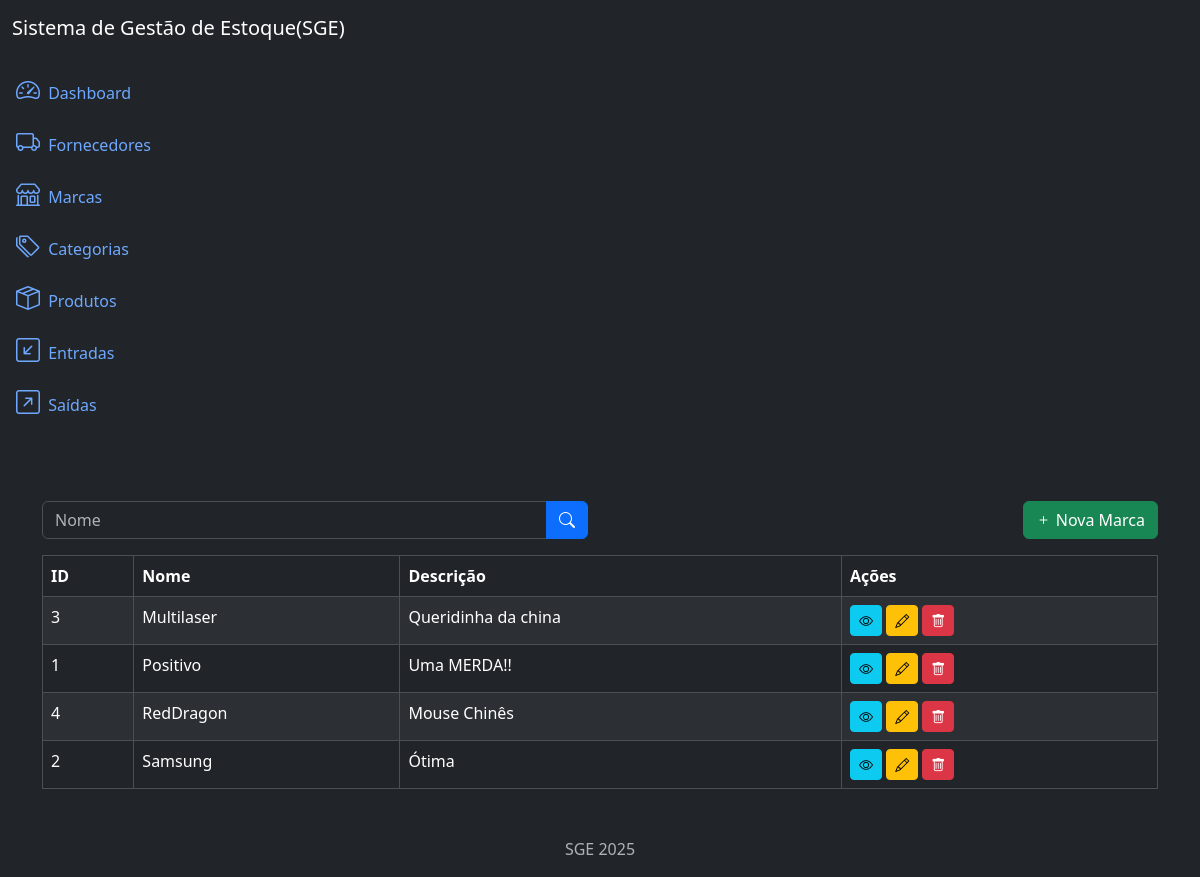
Page /brands/list/ on the earlier database version.
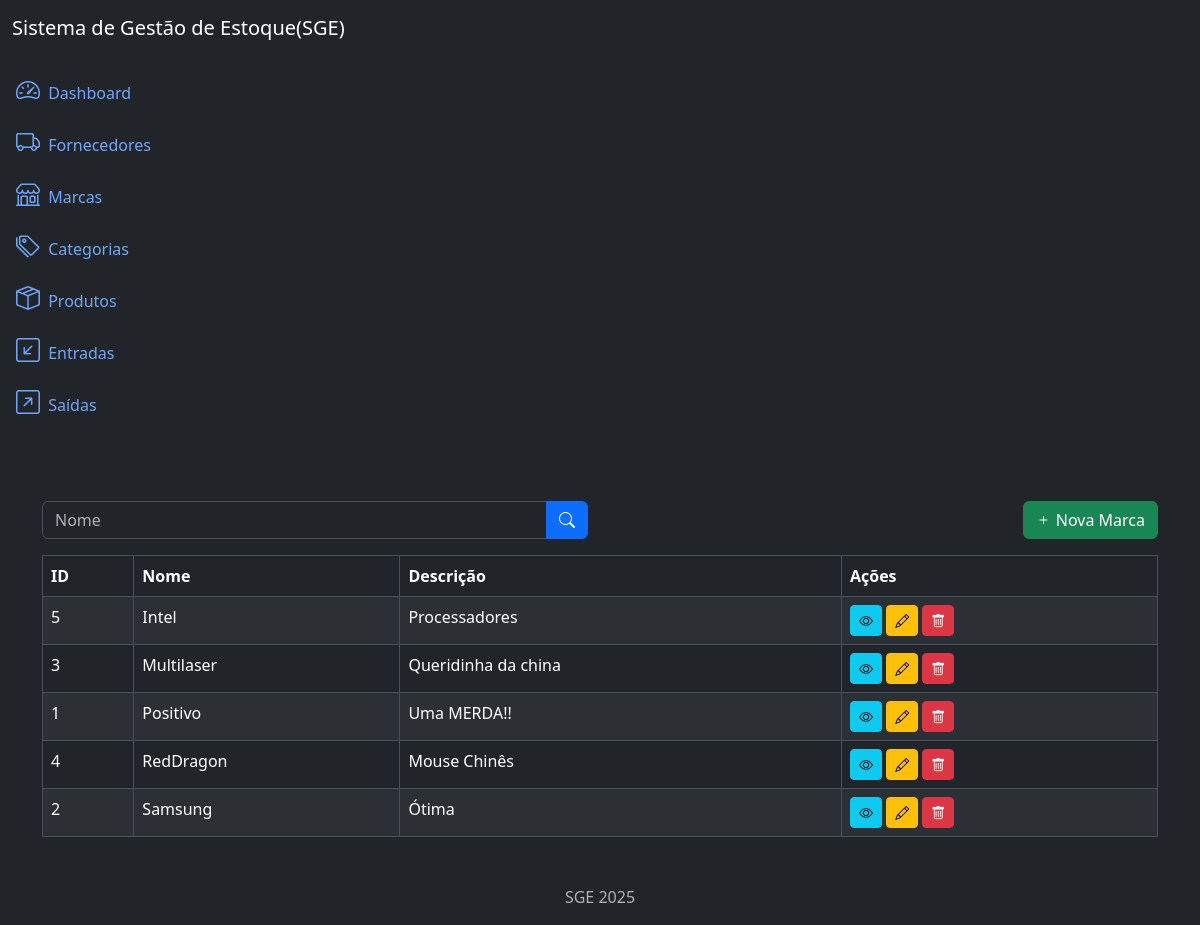
Same page on the later database version.
### brands/models.py (models this page shows, shortened)
class Brand(models.Model):
    name = models.CharField(max_length=256)
    description = models.TextField(null=True, blank=True)
    created_at = models.DateTimeField(auto_now_add=True)
    updated_at = models.DateTimeField(auto_now=True)
    class Meta:
        ordering = ['name']

### brands/views.py (the view)
# urls.py: path('brands/list/', views.BrandListView.as_view(), name='brand_list'),
class BrandListView(ListView):
    model = models.Brand
    template_name = 'brands_list.html'
    context_object_name = 'brands'
    paginate_by = 10
    def get_queryset(self):
        queryset = super().get_queryset()
        name = self.request.GET.get('name')
        if name:
            queryset = queryset.filter(name__icontains=name)
        return queryset

### brands/templates/brands_list.html (shortened to what this page needs)
{% extends 'base.html' %}
{% block content %}
<div class="row mb-3">
    <div class="col-md-6">
        <form method="get" action="{% url 'brand_list' %}">
            <div class="input-group">
                <input type="text" class="form-control" name="name" placeholder="Nome" value="{{ request.GET.name }}">
                <button type="submit" class="btn btn-primary">
                    <i class="bi bi-search"></i>
                </button>
            </div>
        </form>
    </div>
    <div class="col-md-6">
        <a href="{% url 'brand_create' %}" class="btn btn-success float-end">
            <i class="bi bi-plus"></i> Nova Marca
        </a>
    </div>
</div>
<div class="table-responsive">
    <table class="table table-striped table-bordered">
        <thead class="thead-dark">
            <tr>
                <th>ID</th>
                <th>Nome</th>
                <th>Descrição</th>
                <th>Ações</th>
            </tr>
        </thead>
        <tbody>
        {% for brand in brands %}
            <tr>
                <td>{{ brand.id }}</td>
                <td>{{ brand.name }}</td>
                <td>{{ brand.description }}</td>
                <td>
                    <a href="{% url 'brand_detail' brand.id %}" class="btn btn-info btn-sm">
                        <i class="bi bi-eye"></i>
                    </a>
                    <a href="{% url 'brand_update' brand.id%}" class="btn btn-warning btn-sm">
                        <i class="bi bi-pencil"></i>
                    </a>
                    <a href="{% url 'brand_delete' brand.id %}" class="btn btn-danger btn-sm">
                        <i class="bi bi-trash"></i>
                    </a>
                </td>
            </tr>
        {% endfor %}
        </tbody>
    </table>
</div>
{% endblock %}

Differences in the rows shown:
added Brand: id "5", name "Intel", description "Processadores"
